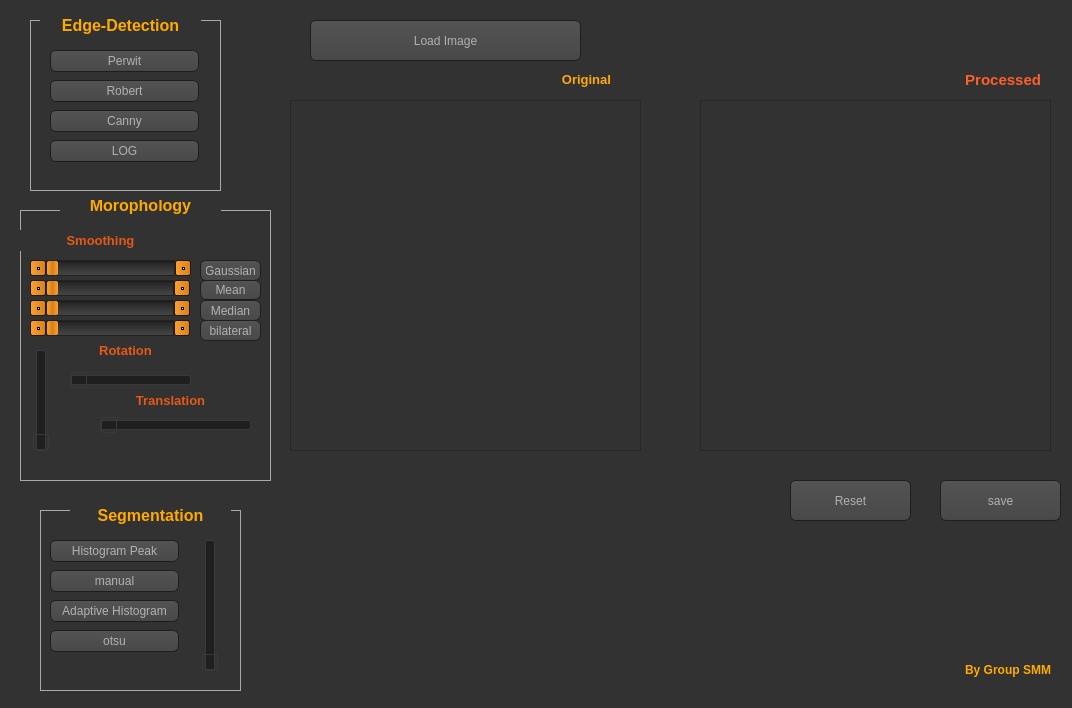
<?xml version="1.0" encoding="UTF-8"?>
<ui version="4.0">
 <class>Form</class>
 <widget class="QWidget" name="Form">
  <property name="geometry">
   <rect>
    <x>0</x>
    <y>0</y>
    <width>1072</width>
    <height>708</height>
   </rect>
  </property>
  <property name="windowTitle">
   <string>Form</string>
  </property>
  <property name="styleSheet">
   <string notr="true">QToolTip
{
     border: 1px solid black;
     background-color: #ffa02f;
     padding: 1px;
     border-radius: 3px;
     opacity: 100;
}

QWidget
{
    color: #b1b1b1;
    background-color: #323232;
}

QTreeView, QListView
{
    background-color: silver;
    margin-left: 5px;
}

QWidget:item:hover
{
    background-color: QLinearGradient( x1: 0, y1: 0, x2: 0, y2: 1, stop: 0 #ffa02f, stop: 1 #ca0619);
    color: #000000;
}

QWidget:item:selected
{
    background-color: QLinearGradient( x1: 0, y1: 0, x2: 0, y2: 1, stop: 0 #ffa02f, stop: 1 #d7801a);
}

QMenuBar::item
{
    background: transparent;
}

QMenuBar::item:selected
{
    background: transparent;
    border: 1px solid #ffaa00;
}

QMenuBar::item:pressed
{
    background: #444;
    border: 1px solid #000;
    background-color: QLinearGradient(
        x1:0, y1:0,
        x2:0, y2:1,
        stop:1 #212121,
        stop:0.4 #343434/*,
        stop:0.2 #343434,
        stop:0.1 #ffaa00*/
    );
    margin-bottom:-1px;
    padding-bottom:1px;
}

QMenu
{
    border: 1px solid #000;
}

QMenu::item
{
    padding: 2px 20px 2px 20px;
}

QMenu::item:selected
{
    color: #000000;
}

QWidget:disabled
{
    color: #808080;
    background-color: #323232;
}

QAbstractItemView
{
    background-color: QLinearGradient( x1: 0, y1: 0, x2: 0, y2: 1, stop: 0 #4d4d4d, stop: 0.1 #646464, stop: 1 #5d5d5d);
}

QWidget:focus
{
    /*border: 1px solid darkgray;*/
}

QLineEdit
{
    background-color: QLinearGradient( x1: 0, y1: 0, x2: 0, y2: 1, stop: 0 #4d4d4d, stop: 0 #646464, stop: 1 #5d5d5d);
    padding: 1px;
    border-style: solid;
    border: 1px solid #1e1e1e;
    border-radius: 5;
}

QPushButton
{
    color: #b1b1b1;
    background-color: QLinearGradient( x1: 0, y1: 0, x2: 0, y2: 1, stop: 0 #565656, stop: 0.1 #525252, stop: 0.5 #4e4e4e, stop: 0.9 #4a4a4a, stop: 1 #464646);
    border-width: 1px;
    border-color: #1e1e1e;
    border-style: solid;
    border-radius: 6;
    padding: 3px;
    font-size: 12px;
    padding-left: 5px;
    padding-right: 5px;
    min-width: 40px;
}

QPushButton:pressed
{
    background-color: QLinearGradient( x1: 0, y1: 0, x2: 0, y2: 1, stop: 0 #2d2d2d, stop: 0.1 #2b2b2b, stop: 0.5 #292929, stop: 0.9 #282828, stop: 1 #252525);
}

QComboBox
{
    selection-background-color: #ffaa00;
    background-color: QLinearGradient( x1: 0, y1: 0, x2: 0, y2: 1, stop: 0 #565656, stop: 0.1 #525252, stop: 0.5 #4e4e4e, stop: 0.9 #4a4a4a, stop: 1 #464646);
    border-style: solid;
    border: 1px solid #1e1e1e;
    border-radius: 5;
}

QComboBox:hover,QPushButton:hover
{
    border: 2px solid QLinearGradient( x1: 0, y1: 0, x2: 0, y2: 1, stop: 0 #ffa02f, stop: 1 #d7801a);
}


QComboBox:on
{
    padding-top: 3px;
    padding-left: 4px;
    background-color: QLinearGradient( x1: 0, y1: 0, x2: 0, y2: 1, stop: 0 #2d2d2d, stop: 0.1 #2b2b2b, stop: 0.5 #292929, stop: 0.9 #282828, stop: 1 #252525);
    selection-background-color: #ffaa00;
}

QComboBox QAbstractItemView
{
    border: 2px solid darkgray;
    selection-background-color: QLinearGradient( x1: 0, y1: 0, x2: 0, y2: 1, stop: 0 #ffa02f, stop: 1 #d7801a);
}

QComboBox::drop-down
{
     subcontrol-origin: padding;
     subcontrol-position: top right;
     width: 15px;

     border-left-width: 0px;
     border-left-color: darkgray;
     border-left-style: solid; /* just a single line */
     border-top-right-radius: 3px; /* same radius as the QComboBox */
     border-bottom-right-radius: 3px;
 }

QComboBox::down-arrow
{
     image: url(:/dark_orange/img/down_arrow.png);
}

QGroupBox
{
    border: 1px solid darkgray;
    margin-top: 10px;
}

QGroupBox:focus
{
    border: 1px solid darkgray;
}

QTextEdit:focus
{
    border: 1px solid darkgray;
}

QScrollBar:horizontal {
     border: 1px solid #222222;
     background: QLinearGradient( x1: 0, y1: 0, x2: 0, y2: 1, stop: 0.0 #121212, stop: 0.2 #282828, stop: 1 #484848);
     height: 7px;
     margin: 0px 16px 0 16px;
}

QScrollBar::handle:horizontal
{
      background: QLinearGradient( x1: 0, y1: 0, x2: 1, y2: 0, stop: 0 #ffa02f, stop: 0.5 #d7801a, stop: 1 #ffa02f);
      min-height: 20px;
      border-radius: 2px;
}

QScrollBar::add-line:horizontal {
      border: 1px solid #1b1b19;
      border-radius: 2px;
      background: QLinearGradient( x1: 0, y1: 0, x2: 1, y2: 0, stop: 0 #ffa02f, stop: 1 #d7801a);
      width: 14px;
      subcontrol-position: right;
      subcontrol-origin: margin;
}

QScrollBar::sub-line:horizontal {
      border: 1px solid #1b1b19;
      border-radius: 2px;
      background: QLinearGradient( x1: 0, y1: 0, x2: 1, y2: 0, stop: 0 #ffa02f, stop: 1 #d7801a);
      width: 14px;
     subcontrol-position: left;
     subcontrol-origin: margin;
}

QScrollBar::right-arrow:horizontal, QScrollBar::left-arrow:horizontal
{
      border: 1px solid black;
      width: 1px;
      height: 1px;
      background: white;
}

QScrollBar::add-page:horizontal, QScrollBar::sub-page:horizontal
{
      background: none;
}

QScrollBar:vertical
{
      background: QLinearGradient( x1: 0, y1: 0, x2: 1, y2: 0, stop: 0.0 #121212, stop: 0.2 #282828, stop: 1 #484848);
      width: 7px;
      margin: 16px 0 16px 0;
      border: 1px solid #222222;
}

QScrollBar::handle:vertical
{
      background: QLinearGradient( x1: 0, y1: 0, x2: 0, y2: 1, stop: 0 #ffa02f, stop: 0.5 #d7801a, stop: 1 #ffa02f);
      min-height: 20px;
      border-radius: 2px;
}

QScrollBar::add-line:vertical
{
      border: 1px solid #1b1b19;
      border-radius: 2px;
      background: QLinearGradient( x1: 0, y1: 0, x2: 0, y2: 1, stop: 0 #ffa02f, stop: 1 #d7801a);
      height: 14px;
      subcontrol-position: bottom;
      subcontrol-origin: margin;
}

QScrollBar::sub-line:vertical
{
      border: 1px solid #1b1b19;
      border-radius: 2px;
      background: QLinearGradient( x1: 0, y1: 0, x2: 0, y2: 1, stop: 0 #d7801a, stop: 1 #ffa02f);
      height: 14px;
      subcontrol-position: top;
      subcontrol-origin: margin;
}

QScrollBar::up-arrow:vertical, QScrollBar::down-arrow:vertical
{
      border: 1px solid black;
      width: 1px;
      height: 1px;
      background: white;
}


QScrollBar::add-page:vertical, QScrollBar::sub-page:vertical
{
      background: none;
}

QTextEdit
{
    background-color: #242424;
}

QPlainTextEdit
{
    background-color: #242424;
}

QHeaderView::section
{
    background-color: QLinearGradient(x1:0, y1:0, x2:0, y2:1, stop:0 #616161, stop: 0.5 #505050, stop: 0.6 #434343, stop:1 #656565);
    color: white;
    padding-left: 4px;
    border: 1px solid #6c6c6c;
}

QCheckBox:disabled
{
color: #414141;
}

QDockWidget::title
{
    text-align: center;
    spacing: 3px; /* spacing between items in the tool bar */
    background-color: QLinearGradient(x1:0, y1:0, x2:0, y2:1, stop:0 #323232, stop: 0.5 #242424, stop:1 #323232);
}

QDockWidget::close-button, QDockWidget::float-button
{
    text-align: center;
    spacing: 1px; /* spacing between items in the tool bar */
    background-color: QLinearGradient(x1:0, y1:0, x2:0, y2:1, stop:0 #323232, stop: 0.5 #242424, stop:1 #323232);
}

QDockWidget::close-button:hover, QDockWidget::float-button:hover
{
    background: #242424;
}

QDockWidget::close-button:pressed, QDockWidget::float-button:pressed
{
    padding: 1px -1px -1px 1px;
}

QMainWindow::separator
{
    background-color: QLinearGradient(x1:0, y1:0, x2:0, y2:1, stop:0 #161616, stop: 0.5 #151515, stop: 0.6 #212121, stop:1 #343434);
    color: white;
    padding-left: 4px;
    border: 1px solid #4c4c4c;
    spacing: 3px; /* spacing between items in the tool bar */
}

QMainWindow::separator:hover
{

    background-color: QLinearGradient(x1:0, y1:0, x2:0, y2:1, stop:0 #d7801a, stop:0.5 #b56c17 stop:1 #ffa02f);
    color: white;
    padding-left: 4px;
    border: 1px solid #6c6c6c;
    spacing: 3px; /* spacing between items in the tool bar */
}

QToolBar::handle
{
     spacing: 3px; /* spacing between items in the tool bar */
     background: url(:/dark_orange/img/handle.png);
}

QMenu::separator
{
    height: 2px;
    background-color: QLinearGradient(x1:0, y1:0, x2:0, y2:1, stop:0 #161616, stop: 0.5 #151515, stop: 0.6 #212121, stop:1 #343434);
    color: white;
    padding-left: 4px;
    margin-left: 10px;
    margin-right: 5px;
}

QProgressBar
{
    border: 2px solid grey;
    border-radius: 5px;
    text-align: center;
}

QProgressBar::chunk
{
    background-color: #d7801a;
    width: 2.15px;
    margin: 0.5px;
}

QTabBar::tab {
    color: #b1b1b1;
    border: 1px solid #444;
    border-bottom-style: none;
    background-color: #323232;
    padding-left: 10px;
    padding-right: 10px;
    padding-top: 3px;
    padding-bottom: 2px;
    margin-right: -1px;
}

QTabWidget::pane {
    border: 1px solid #444;
    top: 1px;
}

QTabBar::tab:last
{
    margin-right: 0; /* the last selected tab has nothing to overlap with on the right */
    border-top-right-radius: 3px;
}

QTabBar::tab:first:!selected
{
 margin-left: 0px; /* the last selected tab has nothing to overlap with on the right */


    border-top-left-radius: 3px;
}

QTabBar::tab:!selected
{
    color: #b1b1b1;
    border-bottom-style: solid;
    margin-top: 3px;
    background-color: QLinearGradient(x1:0, y1:0, x2:0, y2:1, stop:1 #212121, stop:.4 #343434);
}

QTabBar::tab:selected
{
    border-top-left-radius: 3px;
    border-top-right-radius: 3px;
    margin-bottom: 0px;
}

QTabBar::tab:!selected:hover
{
    /*border-top: 2px solid #ffaa00;
    padding-bottom: 3px;*/
    border-top-left-radius: 3px;
    border-top-right-radius: 3px;
    background-color: QLinearGradient(x1:0, y1:0, x2:0, y2:1, stop:1 #212121, stop:0.4 #343434, stop:0.2 #343434, stop:0.1 #ffaa00);
}

QRadioButton::indicator:checked, QRadioButton::indicator:unchecked{
    color: #b1b1b1;
    background-color: #323232;
    border: 1px solid #b1b1b1;
    border-radius: 6px;
}

QRadioButton::indicator:checked
{
    background-color: qradialgradient(
        cx: 0.5, cy: 0.5,
        fx: 0.5, fy: 0.5,
        radius: 1.0,
        stop: 0.25 #ffaa00,
        stop: 0.3 #323232
    );
}

QCheckBox::indicator{
    color: #b1b1b1;
    background-color: #323232;
    border: 1px solid #b1b1b1;
    width: 9px;
    height: 9px;
}

QRadioButton::indicator
{
    border-radius: 6px;
}

QRadioButton::indicator:hover, QCheckBox::indicator:hover
{
    border: 1px solid #ffaa00;
}

QCheckBox::indicator:checked
{
    image:url(:/dark_orange/img/checkbox.png);
}

QCheckBox::indicator:disabled, QRadioButton::indicator:disabled
{
    border: 1px solid #444;
}


QSlider::groove:horizontal {
    border: 1px solid #3A3939;
    height: 8px;
    background: #201F1F;
    margin: 2px 0;
    border-radius: 2px;
}

QSlider::handle:horizontal {
    background: QLinearGradient( x1: 0, y1: 0, x2: 0, y2: 1,
      stop: 0.0 silver, stop: 0.2 #a8a8a8, stop: 1 #727272);
    border: 1px solid #3A3939;
    width: 14px;
    height: 14px;
    margin: -4px 0;
    border-radius: 2px;
}

QSlider::groove:vertical {
    border: 1px solid #3A3939;
    width: 8px;
    background: #201F1F;
    margin: 0 0px;
    border-radius: 2px;
}

QSlider::handle:vertical {
    background: QLinearGradient( x1: 0, y1: 0, x2: 0, y2: 1, stop: 0.0 silver,
      stop: 0.2 #a8a8a8, stop: 1 #727272);
    border: 1px solid #3A3939;
    width: 14px;
    height: 14px;
    margin: 0 -4px;
    border-radius: 2px;
}

QAbstractSpinBox {
    padding-top: 2px;
    padding-bottom: 2px;
    border: 1px solid darkgray;

    border-radius: 2px;
    min-width: 50px;
}

</string>
  </property>
  <widget class="QPushButton" name="pushButton">
   <property name="geometry">
    <rect>
     <x>310</x>
     <y>20</y>
     <width>271</width>
     <height>41</height>
    </rect>
   </property>
   <property name="text">
    <string>Load Image</string>
   </property>
  </widget>
  <widget class="QLabel" name="label_2">
   <property name="geometry">
    <rect>
     <x>900</x>
     <y>660</y>
     <width>151</width>
     <height>21</height>
    </rect>
   </property>
   <property name="text">
    <string>&lt;!DOCTYPE HTML PUBLIC &quot;-//W3C//DTD HTML 4.0//EN&quot; &quot;http://www.w3.org/TR/REC-html40/strict.dtd&quot;&gt;
&lt;html&gt;&lt;head&gt;&lt;meta name=&quot;qrichtext&quot; content=&quot;1&quot; /&gt;&lt;style type=&quot;text/css&quot;&gt;
p, li { white-space: pre-wrap; }
&lt;/style&gt;&lt;/head&gt;&lt;body style=&quot; font-family:'MS Shell Dlg 2'; font-size:8pt; font-weight:400; font-style:normal;&quot;&gt;
&lt;p align=&quot;right&quot; style=&quot; margin-top:0px; margin-bottom:0px; margin-left:0px; margin-right:0px; -qt-block-indent:0; text-indent:0px;&quot;&gt;&lt;span style=&quot; font-size:9pt; font-weight:600; color:#ffaa00;&quot;&gt;By Group SMM&lt;/span&gt;&lt;/p&gt;&lt;/body&gt;&lt;/html&gt;</string>
   </property>
  </widget>
  <widget class="QPushButton" name="pushButton_7">
   <property name="geometry">
    <rect>
     <x>790</x>
     <y>480</y>
     <width>121</width>
     <height>41</height>
    </rect>
   </property>
   <property name="text">
    <string>Reset</string>
   </property>
  </widget>
  <widget class="QGraphicsView" name="graphicsView">
   <property name="geometry">
    <rect>
     <x>290</x>
     <y>100</y>
     <width>351</width>
     <height>351</height>
    </rect>
   </property>
   <property name="sizeAdjustPolicy">
    <enum>QAbstractScrollArea::AdjustToContents</enum>
   </property>
  </widget>
  <widget class="QGraphicsView" name="graphicsView_2">
   <property name="geometry">
    <rect>
     <x>700</x>
     <y>100</y>
     <width>351</width>
     <height>351</height>
    </rect>
   </property>
  </widget>
  <widget class="QLabel" name="label_9">
   <property name="geometry">
    <rect>
     <x>530</x>
     <y>70</y>
     <width>81</width>
     <height>20</height>
    </rect>
   </property>
   <property name="text">
    <string>&lt;html&gt;&lt;head/&gt;&lt;body&gt;&lt;p align=&quot;right&quot;&gt;&lt;span style=&quot; font-size:10pt; font-weight:600; color:#ffaa00;&quot;&gt;Original&lt;/span&gt;&lt;/p&gt;&lt;/body&gt;&lt;/html&gt;</string>
   </property>
   <property name="alignment">
    <set>Qt::AlignCenter</set>
   </property>
  </widget>
  <widget class="QLabel" name="label_10">
   <property name="geometry">
    <rect>
     <x>950</x>
     <y>70</y>
     <width>91</width>
     <height>20</height>
    </rect>
   </property>
   <property name="text">
    <string>&lt;html&gt;&lt;head/&gt;&lt;body&gt;&lt;p align=&quot;right&quot;&gt;&lt;span style=&quot; font-size:11pt; font-weight:600; color:#ff5f2a;&quot;&gt;Processed&lt;/span&gt;&lt;/p&gt;&lt;/body&gt;&lt;/html&gt;</string>
   </property>
   <property name="alignment">
    <set>Qt::AlignCenter</set>
   </property>
  </widget>
  <widget class="QPushButton" name="pushButton_12">
   <property name="geometry">
    <rect>
     <x>940</x>
     <y>480</y>
     <width>121</width>
     <height>41</height>
    </rect>
   </property>
   <property name="text">
    <string>save</string>
   </property>
  </widget>
  <widget class="QGroupBox" name="groupBox">
   <property name="geometry">
    <rect>
     <x>30</x>
     <y>10</y>
     <width>191</width>
     <height>181</height>
    </rect>
   </property>
   <property name="styleSheet">
    <string notr="true"/>
   </property>
   <property name="title">
    <string/>
   </property>
   <widget class="QPushButton" name="pushButton_2">
    <property name="geometry">
     <rect>
      <x>20</x>
      <y>40</y>
      <width>149</width>
      <height>22</height>
     </rect>
    </property>
    <property name="text">
     <string>Perwit</string>
    </property>
   </widget>
   <widget class="QPushButton" name="pushButton_3">
    <property name="geometry">
     <rect>
      <x>20</x>
      <y>70</y>
      <width>149</width>
      <height>22</height>
     </rect>
    </property>
    <property name="text">
     <string>Robert</string>
    </property>
   </widget>
   <widget class="QPushButton" name="pushButton_4">
    <property name="geometry">
     <rect>
      <x>20</x>
      <y>100</y>
      <width>149</width>
      <height>22</height>
     </rect>
    </property>
    <property name="text">
     <string>Canny</string>
    </property>
   </widget>
   <widget class="QPushButton" name="pushButton_5">
    <property name="geometry">
     <rect>
      <x>20</x>
      <y>130</y>
      <width>149</width>
      <height>22</height>
     </rect>
    </property>
    <property name="text">
     <string>LOG</string>
    </property>
   </widget>
   <widget class="QLabel" name="label_5">
    <property name="geometry">
     <rect>
      <x>10</x>
      <y>0</y>
      <width>161</width>
      <height>31</height>
     </rect>
    </property>
    <property name="text">
     <string>&lt;html&gt;&lt;head/&gt;&lt;body&gt;&lt;p align=&quot;center&quot;&gt;&lt;span style=&quot; font-size:12pt; font-weight:600; color:#ffaa00;&quot;&gt;Edge-Detection&lt;/span&gt;&lt;/p&gt;&lt;/body&gt;&lt;/html&gt;</string>
    </property>
    <property name="alignment">
     <set>Qt::AlignCenter</set>
    </property>
   </widget>
  </widget>
  <widget class="QGroupBox" name="groupBox_2">
   <property name="geometry">
    <rect>
     <x>20</x>
     <y>200</y>
     <width>251</width>
     <height>281</height>
    </rect>
   </property>
   <property name="contextMenuPolicy">
    <enum>Qt::DefaultContextMenu</enum>
   </property>
   <property name="styleSheet">
    <string notr="true"/>
   </property>
   <property name="title">
    <string/>
   </property>
   <widget class="QScrollBar" name="gaussian_slider">
    <property name="geometry">
     <rect>
      <x>10</x>
      <y>60</y>
      <width>161</width>
      <height>16</height>
     </rect>
    </property>
    <property name="orientation">
     <enum>Qt::Horizontal</enum>
    </property>
   </widget>
   <widget class="QLabel" name="label_7">
    <property name="geometry">
     <rect>
      <x>40</x>
      <y>-10</y>
      <width>161</width>
      <height>31</height>
     </rect>
    </property>
    <property name="text">
     <string>&lt;html&gt;&lt;head/&gt;&lt;body&gt;&lt;p align=&quot;center&quot;&gt;&lt;span style=&quot; font-size:12pt; font-weight:600; color:#ffaa00;&quot;&gt;Morophology&lt;/span&gt;&lt;/p&gt;&lt;/body&gt;&lt;/html&gt;</string>
    </property>
    <property name="alignment">
     <set>Qt::AlignCenter</set>
    </property>
   </widget>
   <widget class="QLabel" name="label_6">
    <property name="geometry">
     <rect>
      <x>0</x>
      <y>30</y>
      <width>161</width>
      <height>21</height>
     </rect>
    </property>
    <property name="text">
     <string>&lt;html&gt;&lt;head/&gt;&lt;body&gt;&lt;p align=&quot;center&quot;&gt;&lt;span style=&quot; font-size:10pt; font-weight:600; color:#e55817;&quot;&gt;Smoothing&lt;/span&gt;&lt;/p&gt;&lt;/body&gt;&lt;/html&gt;</string>
    </property>
    <property name="alignment">
     <set>Qt::AlignCenter</set>
    </property>
   </widget>
   <widget class="QPushButton" name="pushButton_gaussian">
    <property name="geometry">
     <rect>
      <x>180</x>
      <y>60</y>
      <width>61</width>
      <height>21</height>
     </rect>
    </property>
    <property name="text">
     <string>Gaussian</string>
    </property>
   </widget>
   <widget class="QScrollBar" name="mean_slider">
    <property name="geometry">
     <rect>
      <x>10</x>
      <y>80</y>
      <width>160</width>
      <height>16</height>
     </rect>
    </property>
    <property name="orientation">
     <enum>Qt::Horizontal</enum>
    </property>
   </widget>
   <widget class="QScrollBar" name="median_slider">
    <property name="geometry">
     <rect>
      <x>10</x>
      <y>100</y>
      <width>160</width>
      <height>16</height>
     </rect>
    </property>
    <property name="orientation">
     <enum>Qt::Horizontal</enum>
    </property>
   </widget>
   <widget class="QScrollBar" name="bilateral_slider">
    <property name="geometry">
     <rect>
      <x>10</x>
      <y>120</y>
      <width>160</width>
      <height>16</height>
     </rect>
    </property>
    <property name="orientation">
     <enum>Qt::Horizontal</enum>
    </property>
   </widget>
   <widget class="QPushButton" name="pushButton_bilateral">
    <property name="geometry">
     <rect>
      <x>180</x>
      <y>120</y>
      <width>61</width>
      <height>21</height>
     </rect>
    </property>
    <property name="text">
     <string>bilateral</string>
    </property>
   </widget>
   <widget class="QPushButton" name="pushButton_mean">
    <property name="geometry">
     <rect>
      <x>180</x>
      <y>80</y>
      <width>61</width>
      <height>20</height>
     </rect>
    </property>
    <property name="text">
     <string>Mean</string>
    </property>
   </widget>
   <widget class="QPushButton" name="pushButton_median">
    <property name="geometry">
     <rect>
      <x>180</x>
      <y>100</y>
      <width>61</width>
      <height>21</height>
     </rect>
    </property>
    <property name="text">
     <string>Median</string>
    </property>
   </widget>
   <widget class="QLabel" name="label_4">
    <property name="geometry">
     <rect>
      <x>40</x>
      <y>140</y>
      <width>131</width>
      <height>21</height>
     </rect>
    </property>
    <property name="text">
     <string>&lt;html&gt;&lt;head/&gt;&lt;body&gt;&lt;p align=&quot;center&quot;&gt;&lt;span style=&quot; font-size:10pt; font-weight:600; color:#e55817;&quot;&gt; Rotation&lt;/span&gt;&lt;/p&gt;&lt;/body&gt;&lt;/html&gt;</string>
    </property>
    <property name="alignment">
     <set>Qt::AlignCenter</set>
    </property>
   </widget>
   <widget class="QSlider" name="rotationSlider">
    <property name="geometry">
     <rect>
      <x>50</x>
      <y>170</y>
      <width>121</width>
      <height>21</height>
     </rect>
    </property>
    <property name="orientation">
     <enum>Qt::Horizontal</enum>
    </property>
   </widget>
   <widget class="QSlider" name="slider_y">
    <property name="geometry">
     <rect>
      <x>10</x>
      <y>150</y>
      <width>22</width>
      <height>101</height>
     </rect>
    </property>
    <property name="orientation">
     <enum>Qt::Vertical</enum>
    </property>
   </widget>
   <widget class="QLabel" name="label_11">
    <property name="geometry">
     <rect>
      <x>90</x>
      <y>190</y>
      <width>121</width>
      <height>21</height>
     </rect>
    </property>
    <property name="text">
     <string>&lt;html&gt;&lt;head/&gt;&lt;body&gt;&lt;p align=&quot;center&quot;&gt;&lt;span style=&quot; font-size:10pt; font-weight:600; color:#e55817;&quot;&gt;Translation&lt;/span&gt;&lt;/p&gt;&lt;/body&gt;&lt;/html&gt;</string>
    </property>
    <property name="alignment">
     <set>Qt::AlignCenter</set>
    </property>
   </widget>
   <widget class="QSlider" name="slider_x">
    <property name="geometry">
     <rect>
      <x>80</x>
      <y>210</y>
      <width>151</width>
      <height>31</height>
     </rect>
    </property>
    <property name="orientation">
     <enum>Qt::Horizontal</enum>
    </property>
   </widget>
  </widget>
  <widget class="QGroupBox" name="groupBox_3">
   <property name="geometry">
    <rect>
     <x>40</x>
     <y>500</y>
     <width>201</width>
     <height>191</height>
    </rect>
   </property>
   <property name="styleSheet">
    <string notr="true"/>
   </property>
   <property name="title">
    <string/>
   </property>
   <widget class="QLabel" name="label_13">
    <property name="geometry">
     <rect>
      <x>220</x>
      <y>200</y>
      <width>111</width>
      <height>31</height>
     </rect>
    </property>
    <property name="font">
     <font>
      <pointsize>7</pointsize>
      <weight>75</weight>
      <bold>true</bold>
     </font>
    </property>
    <property name="frameShape">
     <enum>QFrame::NoFrame</enum>
    </property>
    <property name="frameShadow">
     <enum>QFrame::Plain</enum>
    </property>
    <property name="lineWidth">
     <number>3</number>
    </property>
    <property name="midLineWidth">
     <number>0</number>
    </property>
    <property name="text">
     <string/>
    </property>
   </widget>
   <widget class="QPushButton" name="pushButton_11">
    <property name="geometry">
     <rect>
      <x>10</x>
      <y>40</y>
      <width>129</width>
      <height>22</height>
     </rect>
    </property>
    <property name="text">
     <string>Histogram Peak</string>
    </property>
   </widget>
   <widget class="QPushButton" name="pushButton_9">
    <property name="geometry">
     <rect>
      <x>10</x>
      <y>70</y>
      <width>129</width>
      <height>22</height>
     </rect>
    </property>
    <property name="text">
     <string>manual</string>
    </property>
   </widget>
   <widget class="QPushButton" name="pushButton_8">
    <property name="geometry">
     <rect>
      <x>10</x>
      <y>100</y>
      <width>129</width>
      <height>22</height>
     </rect>
    </property>
    <property name="text">
     <string>Adaptive Histogram</string>
    </property>
   </widget>
   <widget class="QPushButton" name="pushButton_10">
    <property name="geometry">
     <rect>
      <x>10</x>
      <y>130</y>
      <width>129</width>
      <height>22</height>
     </rect>
    </property>
    <property name="text">
     <string>otsu</string>
    </property>
   </widget>
   <widget class="QSlider" name="thresholdValue">
    <property name="geometry">
     <rect>
      <x>160</x>
      <y>40</y>
      <width>21</width>
      <height>131</height>
     </rect>
    </property>
    <property name="orientation">
     <enum>Qt::Vertical</enum>
    </property>
   </widget>
   <widget class="QLabel" name="label_8">
    <property name="geometry">
     <rect>
      <x>30</x>
      <y>0</y>
      <width>161</width>
      <height>31</height>
     </rect>
    </property>
    <property name="text">
     <string>&lt;html&gt;&lt;head/&gt;&lt;body&gt;&lt;p align=&quot;center&quot;&gt;&lt;span style=&quot; font-size:12pt; font-weight:600; color:#ffaa00;&quot;&gt;Segmentation&lt;/span&gt;&lt;/p&gt;&lt;/body&gt;&lt;/html&gt;</string>
    </property>
    <property name="alignment">
     <set>Qt::AlignCenter</set>
    </property>
   </widget>
  </widget>
 </widget>
 <resources/>
 <connections/>
</ui>
